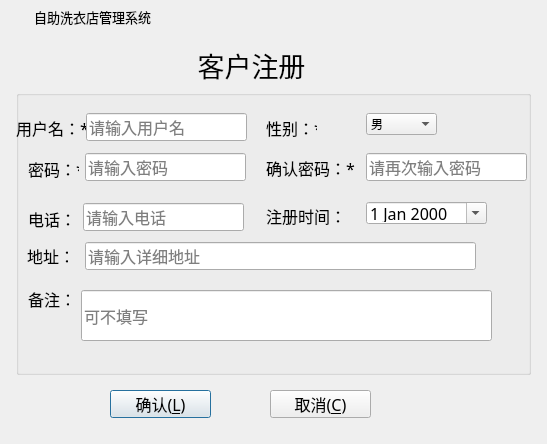
<?xml version="1.0" encoding="UTF-8"?>
<ui version="4.0">
 <class>RegisterDialog</class>
 <widget class="QDialog" name="RegisterDialog">
  <property name="geometry">
   <rect>
    <x>0</x>
    <y>0</y>
    <width>547</width>
    <height>444</height>
   </rect>
  </property>
  <property name="windowTitle">
   <string>Dialog</string>
  </property>
  <widget class="QWidget" name="widget_title" native="true">
   <property name="geometry">
    <rect>
     <x>0</x>
     <y>0</y>
     <width>548</width>
     <height>34</height>
    </rect>
   </property>
   <property name="sizePolicy">
    <sizepolicy hsizetype="Preferred" vsizetype="Maximum">
     <horstretch>0</horstretch>
     <verstretch>0</verstretch>
    </sizepolicy>
   </property>
   <property name="minimumSize">
    <size>
     <width>100</width>
     <height>33</height>
    </size>
   </property>
   <property name="mouseTracking">
    <bool>false</bool>
   </property>
   <layout class="QHBoxLayout" name="horizontalLayout_2" stretch="0,0,0">
    <property name="spacing">
     <number>4</number>
    </property>
    <property name="sizeConstraint">
     <enum>QLayout::SetNoConstraint</enum>
    </property>
    <property name="leftMargin">
     <number>0</number>
    </property>
    <property name="topMargin">
     <number>0</number>
    </property>
    <property name="rightMargin">
     <number>0</number>
    </property>
    <property name="bottomMargin">
     <number>0</number>
    </property>
    <item>
     <widget class="QLabel" name="lab_Ico">
      <property name="sizePolicy">
       <sizepolicy hsizetype="Minimum" vsizetype="Preferred">
        <horstretch>0</horstretch>
        <verstretch>0</verstretch>
       </sizepolicy>
      </property>
      <property name="minimumSize">
       <size>
        <width>30</width>
        <height>0</height>
       </size>
      </property>
      <property name="text">
       <string/>
      </property>
      <property name="alignment">
       <set>Qt::AlignCenter</set>
      </property>
     </widget>
    </item>
    <item>
     <widget class="QLabel" name="lab_Title">
      <property name="sizePolicy">
       <sizepolicy hsizetype="Expanding" vsizetype="Preferred">
        <horstretch>0</horstretch>
        <verstretch>0</verstretch>
       </sizepolicy>
      </property>
      <property name="font">
       <font>
        <family>微软雅黑</family>
        <pointsize>10</pointsize>
        <weight>50</weight>
        <italic>false</italic>
        <bold>false</bold>
       </font>
      </property>
      <property name="styleSheet">
       <string notr="true">font: 10pt &quot;微软雅黑&quot;;</string>
      </property>
      <property name="text">
       <string>自助洗衣店管理系统</string>
      </property>
      <property name="alignment">
       <set>Qt::AlignLeading|Qt::AlignLeft|Qt::AlignVCenter</set>
      </property>
     </widget>
    </item>
    <item>
     <widget class="QWidget" name="widget_menu" native="true">
      <property name="sizePolicy">
       <sizepolicy hsizetype="Minimum" vsizetype="Preferred">
        <horstretch>0</horstretch>
        <verstretch>0</verstretch>
       </sizepolicy>
      </property>
      <layout class="QHBoxLayout" name="horizontalLayout">
       <property name="spacing">
        <number>0</number>
       </property>
       <property name="leftMargin">
        <number>0</number>
       </property>
       <property name="topMargin">
        <number>0</number>
       </property>
       <property name="rightMargin">
        <number>0</number>
       </property>
       <property name="bottomMargin">
        <number>0</number>
       </property>
       <item>
        <widget class="QPushButton" name="btnMenu_Close">
         <property name="sizePolicy">
          <sizepolicy hsizetype="Minimum" vsizetype="Expanding">
           <horstretch>0</horstretch>
           <verstretch>0</verstretch>
          </sizepolicy>
         </property>
         <property name="minimumSize">
          <size>
           <width>40</width>
           <height>0</height>
          </size>
         </property>
         <property name="cursor">
          <cursorShape>ArrowCursor</cursorShape>
         </property>
         <property name="focusPolicy">
          <enum>Qt::NoFocus</enum>
         </property>
         <property name="toolTip">
          <string>关闭</string>
         </property>
         <property name="text">
          <string/>
         </property>
         <property name="flat">
          <bool>true</bool>
         </property>
        </widget>
       </item>
      </layout>
     </widget>
    </item>
   </layout>
  </widget>
  <widget class="QGroupBox" name="groupBox">
   <property name="geometry">
    <rect>
     <x>16</x>
     <y>90</y>
     <width>515</width>
     <height>285</height>
    </rect>
   </property>
   <property name="title">
    <string/>
   </property>
   <widget class="QLabel" name="labUserName">
    <property name="geometry">
     <rect>
      <x>0</x>
      <y>23</y>
      <width>71</width>
      <height>30</height>
     </rect>
    </property>
    <property name="font">
     <font>
      <family>楷体</family>
      <pointsize>12</pointsize>
     </font>
    </property>
    <property name="text">
     <string>用户名：*</string>
    </property>
   </widget>
   <widget class="QLabel" name="labUserPwd">
    <property name="geometry">
     <rect>
      <x>12</x>
      <y>63</y>
      <width>51</width>
      <height>31</height>
     </rect>
    </property>
    <property name="font">
     <font>
      <family>楷体</family>
      <pointsize>12</pointsize>
     </font>
    </property>
    <property name="text">
     <string>密码：*</string>
    </property>
   </widget>
   <widget class="QLineEdit" name="CustomerPwd">
    <property name="geometry">
     <rect>
      <x>69</x>
      <y>63</y>
      <width>161</width>
      <height>28</height>
     </rect>
    </property>
    <property name="font">
     <font>
      <family>楷体</family>
      <pointsize>12</pointsize>
     </font>
    </property>
    <property name="echoMode">
     <enum>QLineEdit::Password</enum>
    </property>
    <property name="placeholderText">
     <string>请输入密码</string>
    </property>
   </widget>
   <widget class="QLineEdit" name="CustomerName">
    <property name="geometry">
     <rect>
      <x>70</x>
      <y>23</y>
      <width>161</width>
      <height>28</height>
     </rect>
    </property>
    <property name="font">
     <font>
      <family>楷体</family>
      <pointsize>12</pointsize>
     </font>
    </property>
    <property name="echoMode">
     <enum>QLineEdit::Normal</enum>
    </property>
    <property name="placeholderText">
     <string>请输入用户名</string>
    </property>
   </widget>
   <widget class="QLineEdit" name="CustomerRePwd">
    <property name="geometry">
     <rect>
      <x>350</x>
      <y>63</y>
      <width>161</width>
      <height>28</height>
     </rect>
    </property>
    <property name="font">
     <font>
      <family>楷体</family>
      <pointsize>12</pointsize>
     </font>
    </property>
    <property name="echoMode">
     <enum>QLineEdit::Password</enum>
    </property>
    <property name="placeholderText">
     <string>请再次输入密码</string>
    </property>
   </widget>
   <widget class="QLabel" name="labUserName_2">
    <property name="geometry">
     <rect>
      <x>250</x>
      <y>22</y>
      <width>51</width>
      <height>31</height>
     </rect>
    </property>
    <property name="font">
     <font>
      <family>楷体</family>
      <pointsize>12</pointsize>
     </font>
    </property>
    <property name="text">
     <string>性别：*</string>
    </property>
   </widget>
   <widget class="QLabel" name="labUserPwd_2">
    <property name="geometry">
     <rect>
      <x>250</x>
      <y>63</y>
      <width>91</width>
      <height>30</height>
     </rect>
    </property>
    <property name="font">
     <font>
      <family>楷体</family>
      <pointsize>12</pointsize>
     </font>
    </property>
    <property name="text">
     <string>确认密码：*</string>
    </property>
   </widget>
   <widget class="QComboBox" name="comboBoxSex">
    <property name="geometry">
     <rect>
      <x>350</x>
      <y>23</y>
      <width>71</width>
      <height>22</height>
     </rect>
    </property>
    <item>
     <property name="text">
      <string>男</string>
     </property>
    </item>
    <item>
     <property name="text">
      <string>女</string>
     </property>
    </item>
   </widget>
   <widget class="QLineEdit" name="CustomerAddress">
    <property name="geometry">
     <rect>
      <x>69</x>
      <y>152</y>
      <width>391</width>
      <height>28</height>
     </rect>
    </property>
    <property name="font">
     <font>
      <family>楷体</family>
      <pointsize>12</pointsize>
     </font>
    </property>
    <property name="echoMode">
     <enum>QLineEdit::Normal</enum>
    </property>
    <property name="placeholderText">
     <string>请输入详细地址</string>
    </property>
   </widget>
   <widget class="QLineEdit" name="CustomerPhone">
    <property name="geometry">
     <rect>
      <x>67</x>
      <y>113</y>
      <width>161</width>
      <height>28</height>
     </rect>
    </property>
    <property name="font">
     <font>
      <family>楷体</family>
      <pointsize>12</pointsize>
     </font>
    </property>
    <property name="echoMode">
     <enum>QLineEdit::Normal</enum>
    </property>
    <property name="placeholderText">
     <string>请输入电话</string>
    </property>
   </widget>
   <widget class="QLabel" name="labUserPwd_3">
    <property name="geometry">
     <rect>
      <x>11</x>
      <y>150</y>
      <width>41</width>
      <height>31</height>
     </rect>
    </property>
    <property name="font">
     <font>
      <family>楷体</family>
      <pointsize>12</pointsize>
     </font>
    </property>
    <property name="text">
     <string>地址：</string>
    </property>
   </widget>
   <widget class="QLabel" name="labUserPwd_4">
    <property name="geometry">
     <rect>
      <x>12</x>
      <y>113</y>
      <width>51</width>
      <height>31</height>
     </rect>
    </property>
    <property name="font">
     <font>
      <family>楷体</family>
      <pointsize>12</pointsize>
     </font>
    </property>
    <property name="text">
     <string>电话：</string>
    </property>
   </widget>
   <widget class="QLabel" name="labUserPwd_5">
    <property name="geometry">
     <rect>
      <x>12</x>
      <y>193</y>
      <width>41</width>
      <height>31</height>
     </rect>
    </property>
    <property name="font">
     <font>
      <family>楷体</family>
      <pointsize>12</pointsize>
     </font>
    </property>
    <property name="text">
     <string>备注：</string>
    </property>
   </widget>
   <widget class="QDateEdit" name="CustomerDateTime">
    <property name="geometry">
     <rect>
      <x>350</x>
      <y>112</y>
      <width>121</width>
      <height>22</height>
     </rect>
    </property>
    <property name="minimumSize">
     <size>
      <width>120</width>
      <height>0</height>
     </size>
    </property>
    <property name="font">
     <font>
      <family>楷体</family>
      <pointsize>12</pointsize>
     </font>
    </property>
    <property name="currentSection">
     <enum>QDateTimeEdit::DaySection</enum>
    </property>
    <property name="calendarPopup">
     <bool>true</bool>
    </property>
   </widget>
   <widget class="QLabel" name="labUserPwd_6">
    <property name="geometry">
     <rect>
      <x>250</x>
      <y>110</y>
      <width>91</width>
      <height>31</height>
     </rect>
    </property>
    <property name="font">
     <font>
      <family>楷体</family>
      <pointsize>12</pointsize>
     </font>
    </property>
    <property name="text">
     <string>注册时间：</string>
    </property>
   </widget>
   <widget class="QLineEdit" name="CustomerRemark">
    <property name="geometry">
     <rect>
      <x>65</x>
      <y>200</y>
      <width>411</width>
      <height>51</height>
     </rect>
    </property>
    <property name="font">
     <font>
      <family>楷体</family>
      <pointsize>12</pointsize>
     </font>
    </property>
    <property name="placeholderText">
     <string>可不填写</string>
    </property>
   </widget>
  </widget>
  <widget class="QPushButton" name="btnOk">
   <property name="geometry">
    <rect>
     <x>110</x>
     <y>390</y>
     <width>101</width>
     <height>28</height>
    </rect>
   </property>
   <property name="font">
    <font>
     <family>楷体</family>
     <pointsize>12</pointsize>
    </font>
   </property>
   <property name="cursor">
    <cursorShape>OpenHandCursor</cursorShape>
   </property>
   <property name="toolTip">
    <string>确认注册</string>
   </property>
   <property name="text">
    <string>确认(&amp;L)</string>
   </property>
   <property name="icon">
    <iconset resource="image.qrc">
     <normaloff>:/image/update.png</normaloff>:/image/update.png</iconset>
   </property>
   <property name="iconSize">
    <size>
     <width>20</width>
     <height>20</height>
    </size>
   </property>
  </widget>
  <widget class="QPushButton" name="btnCancel">
   <property name="geometry">
    <rect>
     <x>270</x>
     <y>390</y>
     <width>101</width>
     <height>28</height>
    </rect>
   </property>
   <property name="font">
    <font>
     <family>楷体</family>
     <pointsize>12</pointsize>
    </font>
   </property>
   <property name="cursor">
    <cursorShape>OpenHandCursor</cursorShape>
   </property>
   <property name="toolTip">
    <string>&lt;html&gt;&lt;head/&gt;&lt;body&gt;&lt;p&gt;&lt;br/&gt;&lt;/p&gt;&lt;/body&gt;&lt;/html&gt;</string>
   </property>
   <property name="whatsThis">
    <string>&lt;html&gt;&lt;head/&gt;&lt;body&gt;&lt;p&gt;&lt;br/&gt;&lt;/p&gt;&lt;/body&gt;&lt;/html&gt;</string>
   </property>
   <property name="text">
    <string>取消(&amp;C)</string>
   </property>
   <property name="icon">
    <iconset resource="image.qrc">
     <normaloff>:/image/delete.png</normaloff>:/image/delete.png</iconset>
   </property>
   <property name="iconSize">
    <size>
     <width>20</width>
     <height>20</height>
    </size>
   </property>
  </widget>
  <widget class="QLabel" name="label">
   <property name="geometry">
    <rect>
     <x>90</x>
     <y>50</y>
     <width>323</width>
     <height>30</height>
    </rect>
   </property>
   <property name="font">
    <font>
     <family>楷体</family>
     <pointsize>20</pointsize>
    </font>
   </property>
   <property name="text">
    <string>客户注册</string>
   </property>
   <property name="alignment">
    <set>Qt::AlignCenter</set>
   </property>
  </widget>
 </widget>
 <tabstops>
  <tabstop>CustomerName</tabstop>
  <tabstop>comboBoxSex</tabstop>
  <tabstop>CustomerPwd</tabstop>
  <tabstop>CustomerRePwd</tabstop>
  <tabstop>CustomerPhone</tabstop>
  <tabstop>CustomerDateTime</tabstop>
  <tabstop>CustomerAddress</tabstop>
  <tabstop>CustomerRemark</tabstop>
  <tabstop>btnOk</tabstop>
  <tabstop>btnCancel</tabstop>
 </tabstops>
 <resources>
  <include location="image.qrc"/>
 </resources>
 <connections/>
</ui>
